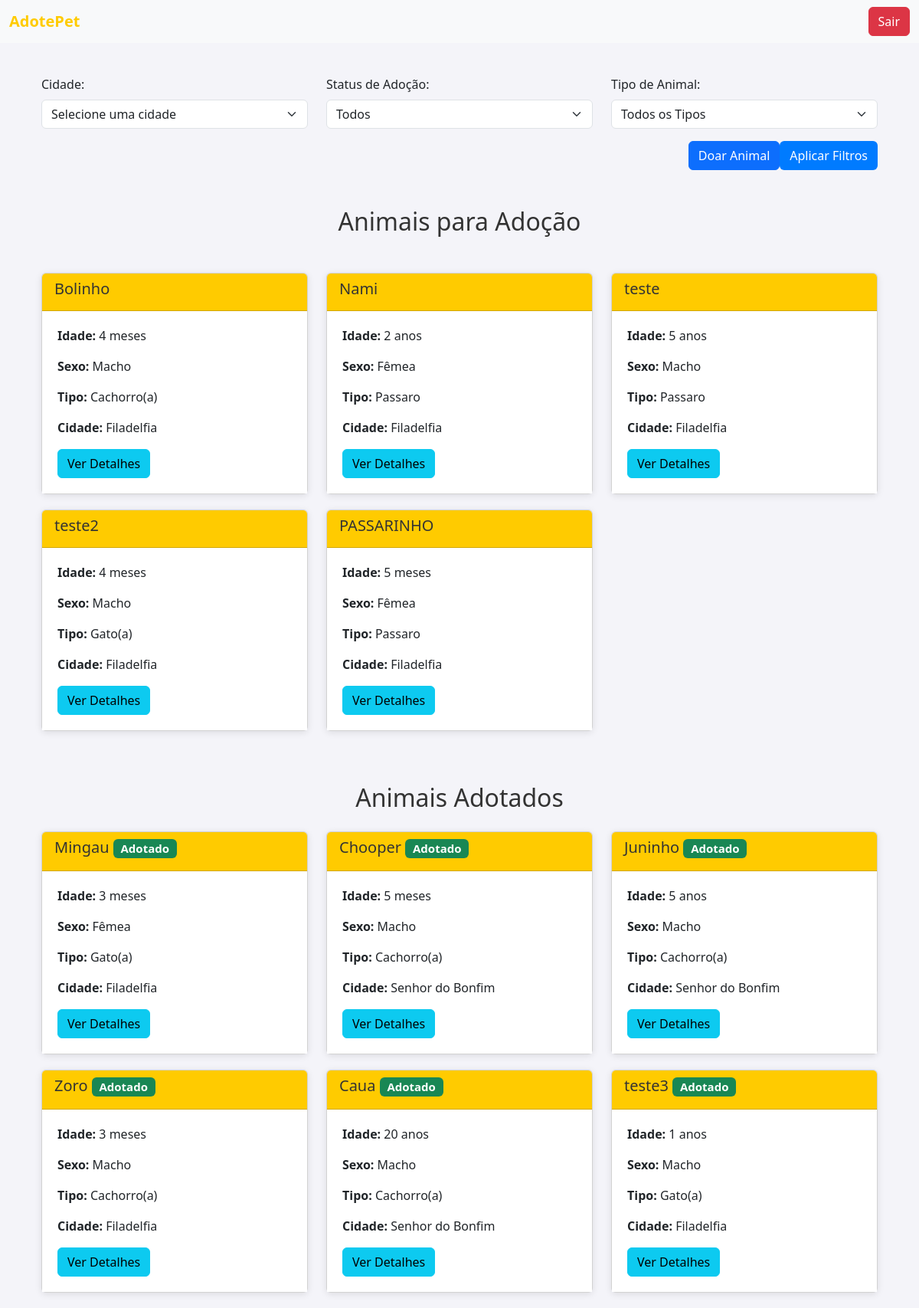
/lista-animais/ (signed in), run on the app's committed database.
### adote/models.py (models this page shows, shortened)
class Animal(models.Model):
    nome = models.CharField(max_length=100)
    idade_anos = models.PositiveIntegerField(
        blank=True, null=True,
        help_text="Preencha apenas se a idade estiver em anos."
    )
    idade_meses = models.PositiveIntegerField(
        blank=True, null=True,
        help_text="Preencha apenas se a idade estiver em meses."
    )
    sexo = models.CharField(max_length=1, choices=SEXO_CHOICES, default='M')
    tipo = models.ForeignKey(TipoAnimal, on_delete=models.CASCADE, related_name="animais")
    descricao = models.TextField(blank=True)
    local = models.ForeignKey(Local, on_delete=models.CASCADE, related_name="animais")
    adotado = models.BooleanField(default=False)
    adotante = models.ForeignKey(
        settings.AUTH_USER_MODEL, null=True, blank=True,
        on_delete=models.SET_NULL, related_name='animais_adotados'
    )
    doador = models.ForeignKey(
        settings.AUTH_USER_MODEL, null=True, blank=True,
        on_delete=models.SET_NULL, related_name='animais_doados'
    )
    foto = models.ImageField(upload_to='fotos_animais/', blank=True, null=True)
    @property
    def idade_formatada(self):
        if self.idade_anos:
            return f"{self.idade_anos} anos"
        elif self.idade_meses:
            return f"{self.idade_meses} meses"
        return "Idade não especificada"
    class Meta:
        verbose_name = "Animal"
        verbose_name_plural = "Animais"

class TipoAnimal(models.Model):
    nome = models.CharField(max_length=50, unique=True)
    descricao = models.TextField(blank=True)
    class Meta:
        verbose_name = "Tipo de Animal"
        verbose_name_plural = "Tipos de Animais"

class Local(models.Model):
    cidade = models.CharField(max_length=100)
    estado = models.CharField(max_length=50)
    class Meta:
        verbose_name = "Local"
        verbose_name_plural = "Locais"

### adote/views.py (the view)
# urls.py: path('lista-animais/', views.lista_animais, name='lista_animais'),
@login_required
def lista_animais(request):
    animais = Animal.objects.all()
    locais = Local.objects.all()
    tipos = TipoAnimal.objects.all()
    cidade = request.GET.get('cidade')
    if cidade:
        animais = animais.filter(local__cidade=cidade)
    adotado = request.GET.get('adotado')
    if adotado == 'adotados':
        animais = animais.filter(adotado=True)
    elif adotado == 'nao_adotados':
        animais = animais.filter(adotado=False)
    tipo_animal = request.GET.get('tipo')
    if tipo_animal:
        animais = animais.filter(tipo__nome=tipo_animal)
    context = {
        'animais': animais,
        'locais': locais,
        'tipos': tipos,
    }
    return render(request, 'lista_animais.html', context)

### adote/models.py (called while the page is built)
    def is_doador(self):
        return self.tipo_usuario == 'doador'

### adote/templates/lista_animais.html (shortened to what this page needs)
{% extends 'base.html' %}
{% block content %}
    <div class="container mt-5">
        <form method="get" action="" class="filter-form mb-5">
            <div class="row">
                <div class="form-group col-md-4">
                    <label for="cidade" class="form-label">Cidade:</label>
                    <select name="cidade" id="cidade" class="form-select">
                        <option value="">Selecione uma cidade</option>
                    </select>
                </div>
                <div class="form-group col-md-4">
                    <label for="adotado" class="form-label">Status de Adoção:</label>
                    <select name="adotado" id="adotado" class="form-select">
                        <option value="">Todos</option>
                    </select>
                </div>
                <div class="form-group col-md-4">
                    <label for="tipo" class="form-label">Tipo de Animal:</label>
                    <select name="tipo" id="tipo" class="form-select">
                        <option value="">Todos os Tipos</option>
                    </select>
                </div>
            </div>
            <div class="d-flex justify-content-end align-items-center mt-3">
                {% if user.is_authenticated and user.is_doador %}
                    <a href="{% url 'doar_animal' %}" class="btn btn-primary mr-3">Doar Animal</a>
                {% endif %}
                <button type="submit" class="btn btn-custom">Aplicar Filtros</button>
            </div>
        </form>
        {% if request.GET.adotado != 'adotados' %}
            <h2 class="text-center mb-5">Animais para Adoção</h2>
            <div class="row">
                {% for animal in animais %}
                    {% if not animal.adotado %}
                        <div class="col-md-4">
                            <div class="card">
                                <div class="card-header">
                                    <h5 class="card-title">{{ animal.nome }}</h5>
                                </div>
                                <div class="card-body">
                                    <p><strong>Idade:</strong> {{ animal.idade_formatada }}</p>
                                    <p><strong>Sexo:</strong> {{ animal.get_sexo_display }}</p>
                                    <p><strong>Tipo:</strong> {{ animal.tipo.nome }}</p>
                                    <p><strong>Cidade:</strong> {{ animal.local.cidade }}</p>
                                    <a href="{% url 'detalhes_animal' animal.id %}" class="btn btn-info">Ver Detalhes</a>
                                </div>
                            </div>
                        </div>
                    {% endif %}
                {% empty %}
                    <div class="col-12">
                        <div class="alert alert-warning" role="alert">
                            Nenhum animal disponível para adoção.
                        </div>
                    </div>
                {% endfor %}
            </div>
        {% endif %}
        {% if request.GET.adotado != 'nao_adotados' %}
            <div class="row mt-5">
                <h2 class="text-center mb-4">Animais Adotados</h2>
                {% for animal in animais %}
                    {% if animal.adotado %}
                        <div class="col-md-4">
                            <div class="card">
                                <div class="card-header">
                                    <h5 class="card-title">{{ animal.nome }} <span class="badge bg-success">Adotado</span></h5>
                                </div>
                                <div class="card-body">
                                    <p><strong>Idade:</strong> {{ animal.idade_formatada }}</p>
                                    <p><strong>Sexo:</strong> {{ animal.get_sexo_display }}</p>
                                    <p><strong>Tipo:</strong> {{ animal.tipo.nome }}</p>
                                    <p><strong>Cidade:</strong> {{ animal.local.cidade }}</p>
                                    <a href="{% url 'detalhes_animal' animal.id %}" class="btn btn-info">Ver Detalhes</a>
                                </div>
                            </div>
                        </div>
                    {% endif %}
                {% empty %}
                    <div class="col-12">
                        <div class="alert alert-warning" role="alert">
                            Nenhum animal adotado encontrado.
                        </div>
                    </div>
                {% endfor %}
            </div>
        {% endif %}
    </div>
{% endblock %}

### adote/templates/base.html (style rules this page uses)
body { background-color: #f4f4f9; padding-top: 50px; }
.card { margin-bottom: 20px; box-shadow: 0 2px 10px rgba(0, 0, 0, 0.1); }
.card-header { background-color: #ffcb00; font-weight: bold; color: #333; }
.card-body { background-color: white; padding: 20px; }
h1, h2 { color: #333; margin-bottom: 20px; }
.btn-custom { background-color: #007bff; color: white; }

### data on the page
Animal: nome "Bolinho", idade_formatada "4 meses", sexo "Macho", tipo.nome "Cachorro(a)", local.cidade "Filadelfia"
Animal: nome "Nami", idade_formatada "2 anos", sexo "Fêmea", tipo.nome "Passaro", local.cidade "Filadelfia"
Animal: nome "teste", idade_formatada "5 anos", sexo "Macho", tipo.nome "Passaro", local.cidade "Filadelfia"
Animal: nome "teste2", idade_formatada "4 meses", sexo "Macho", tipo.nome "Gato(a)", local.cidade "Filadelfia"
Animal: nome "PASSARINHO", idade_formatada "5 meses", sexo "Fêmea", tipo.nome "Passaro", local.cidade "Filadelfia"
Animal: nome "Mingau", idade_formatada "3 meses", sexo "Fêmea", tipo.nome "Gato(a)", local.cidade "Filadelfia"
Animal: nome "Chooper", idade_formatada "5 meses", sexo "Macho", tipo.nome "Cachorro(a)", local.cidade "Senhor do Bonfim"
Animal: nome "Juninho", idade_formatada "5 anos", sexo "Macho", tipo.nome "Cachorro(a)", local.cidade "Senhor do Bonfim"
Animal: nome "Zoro", idade_formatada "3 meses", sexo "Macho", tipo.nome "Cachorro(a)", local.cidade "Filadelfia"
Animal: nome "Caua", idade_formatada "20 anos", sexo "Macho", tipo.nome "Cachorro(a)", local.cidade "Senhor do Bonfim"
Animal: nome "teste3", idade_formatada "1 anos", sexo "Macho", tipo.nome "Gato(a)", local.cidade "Filadelfia"
